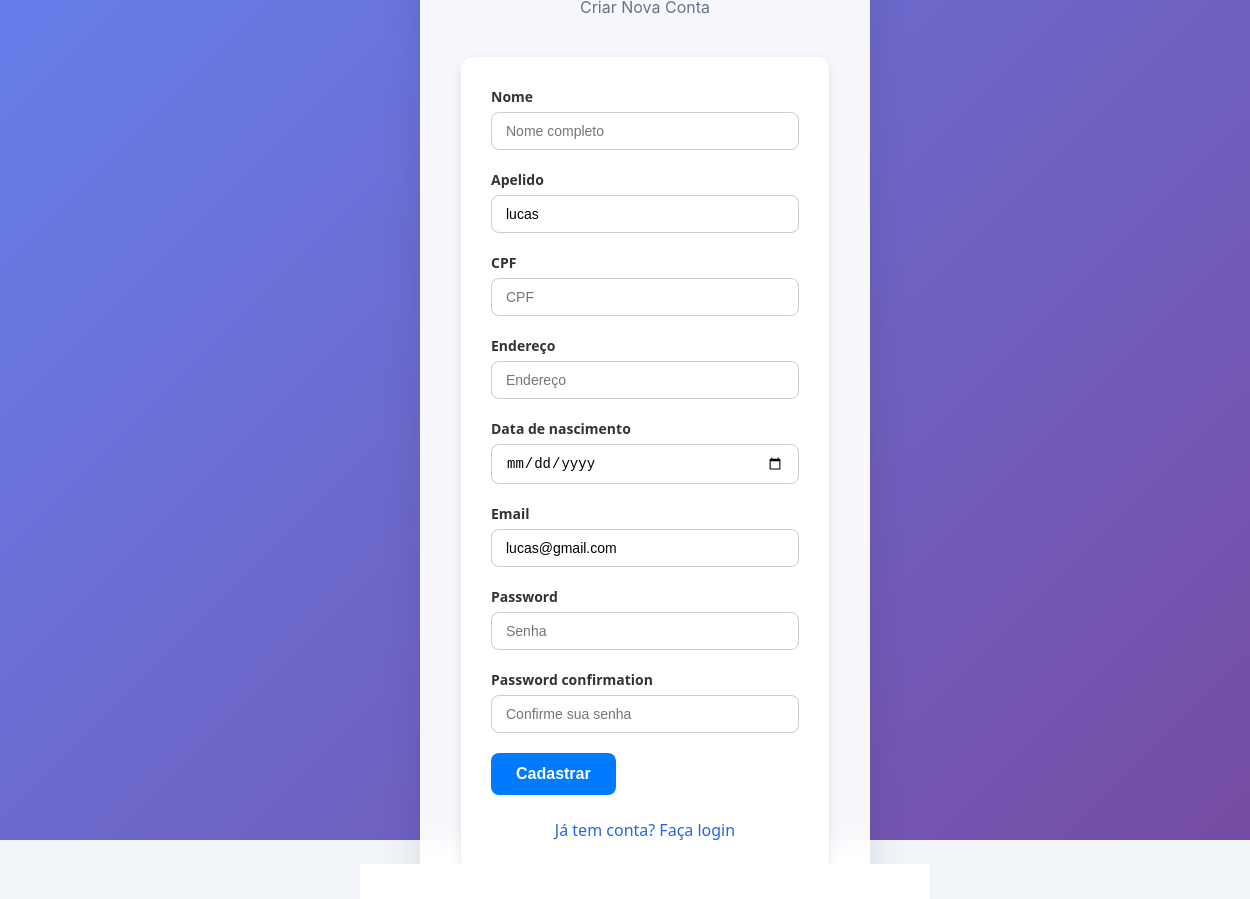
/profile/update/11, run on an earlier commit of the app's database.
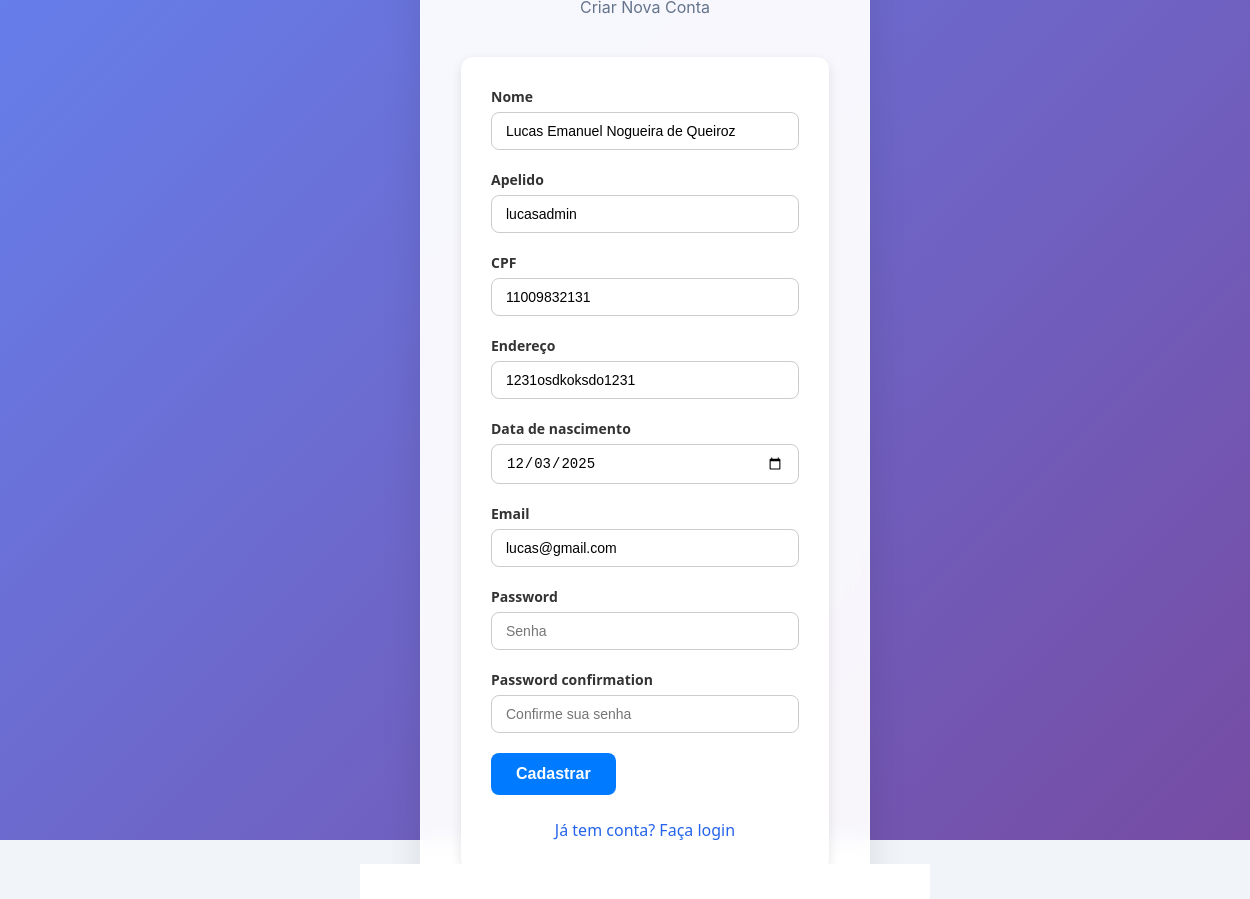
And on a later commit of the database.
### stock/models.py (models this page shows, shortened)
class AdaptedUser(AbstractUser):
    name = models.CharField(max_length=100, null=False)
    cpf = models.CharField(max_length=11, unique=True, null=False)
    address = models.CharField(max_length=50, null=False)
    birthDate = models.DateField(null=True)
    email = models.EmailField(max_length=254, null=False)

### stock/views.py (the view, shortened to what this page needs)
# urls.py: path("profile/update/<int:pk>", views.UserUpdateView.as_view(), name="userUpdate"),
class UserUpdateView(UpdateView):
    model = AdaptedUser
    form_class = AdaptedUserCreationForm
    template_name = "stock/register.html"
    success_url = reverse_lazy("userProfile")

### stock/templates/stock/register.html (shortened to what this page needs)
{% load static %}
<!DOCTYPE html>
<html lang="pt-BR">
<head>
    <link href="{% static 'css/main.css' %}" rel="stylesheet">
    <link href="{% static 'css/auth.css' %}" rel="stylesheet">
</head>
<body class="auth-body">
<div class="auth-container">
    <div class="auth-card">
        <div class="auth-header">
            <p class="auth-subtitle">Criar Nova Conta</p>
        </div>
        <form method="post" enctype="multipart/form-data">
            {% for field in form %}
            <div class="form-group">
                <label for="{{ field.id_for_label }}">{{ field.label }}</label>
                {{ field }}
            </div>
            {% endfor %}
            <button type="submit" class="btn-primary">Cadastrar</button>
            <div class="auth-links">
                <a href="{% url 'login' %}">Já tem conta? Faça login</a>
            </div>
        </form>
    </div>
</div>
</body>
</html>

What changed in the data, as far as the page shows it:
changed AdaptedUser "lucas@gmail.com": name (not shown) → "Lucas Emanuel Nogueira de Queiroz"; username "lucas" → "lucasadmin"; cpf (not shown) → "11009832131"; address (not shown) → "1231osdkoksdo1231"; birthDate (not shown) → "12/03/2025"
